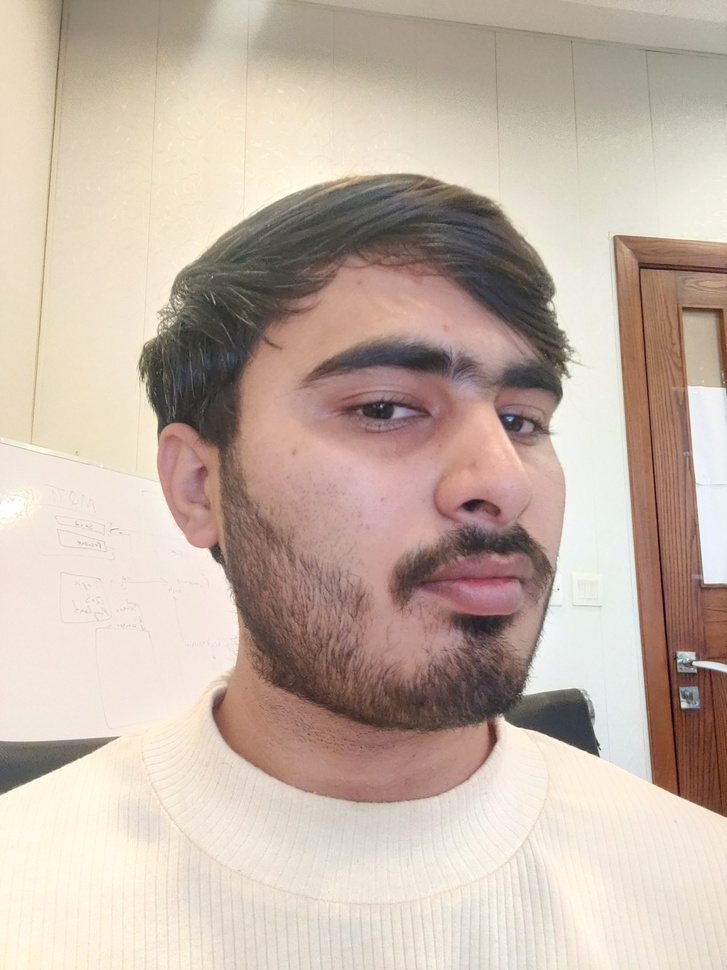
#> input picture faceRecognitionScript/faces/hamza/IMG_20251209_133701 (1).jpg, 727 x 970 px, shrunk from 3456 x 4608 before the run; its folder holds only this picture in this run
$ python facdec_trainingScript.py
#> lines starting #> are read from the running program, lines starting #| are printed output that depends on the picture
import cv2
import os
import numpy as np

DATASET_DIR = "faces"

recognizer = cv2.face.LBPHFaceRecognizer_create()

face_cascade = cv2.CascadeClassifier("/usr/share/opencv4/haarcascades/haarcascade_frontalface_default.xml")

images = []
labels = []
label_map = {}
current_label = 0

for person in os.listdir(DATASET_DIR):
    person_dir = os.path.join(DATASET_DIR, person)

    if not os.path.isdir(person_dir):
        continue

    label_map[current_label] = person

    for img_name in os.listdir(person_dir):
        img_path = os.path.join(person_dir, img_name)

        img = cv2.imread(img_path, cv2.IMREAD_GRAYSCALE)
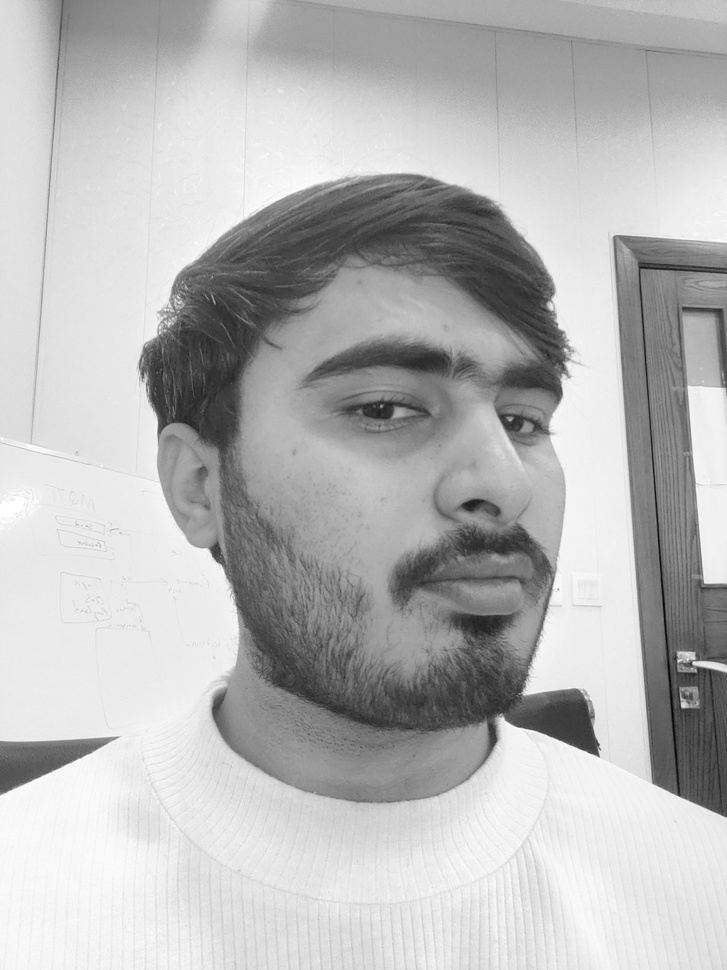
#> img: shape (970, 727); min 0, max 255, mean 183.6
        if img is None:
            continue

        faces = face_cascade.detectMultiScale(img, 1.2, 5)
#> faces = [[217, 231, 439, 439]]

        for (x, y, w, h) in faces:
            face = img[y:y+h, x:x+w]
            images.append(face)
            labels.append(current_label)
#> this loop made 1 pass
#> pass 1, `face = img[y:y+h, x:x+w]`:
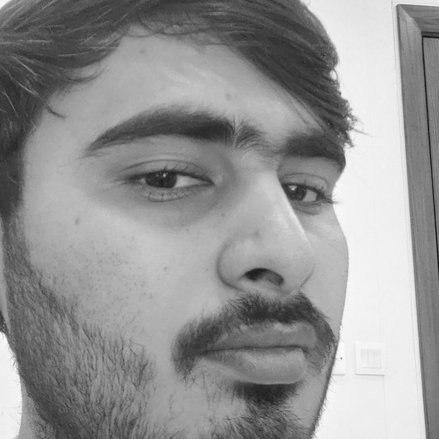
#> face: shape (439, 439); min 17, max 255, mean 147.7
#> after the loop, images = 1 item; labels = [0]

    current_label += 1

recognizer.train(images, np.array(labels))
recognizer.save("face_model.yml")

# Save labels
with open("labels.txt", "w") as f:
    for id, name in label_map.items():
        f.write(f"{id},{name}\n")

print("[INFO] Training complete.")
